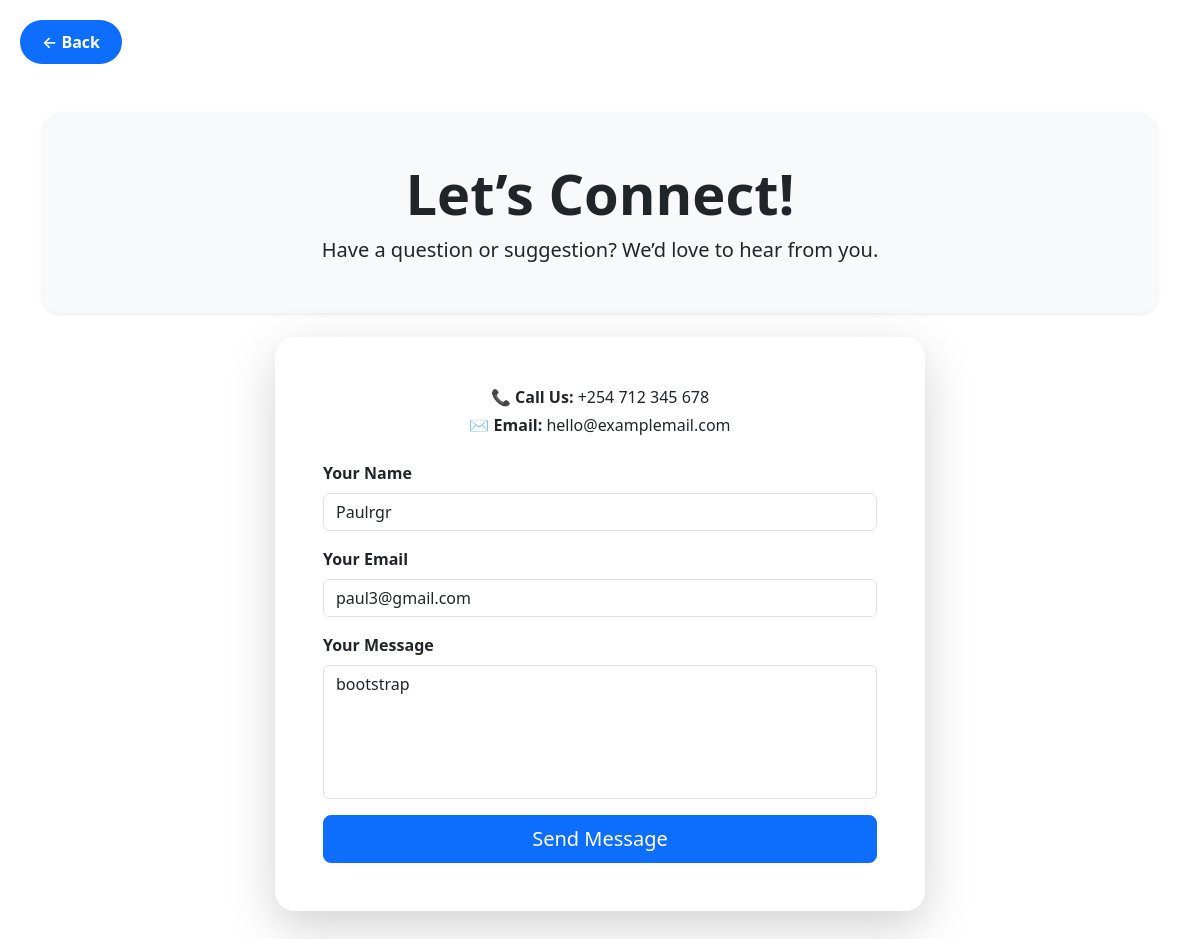
Screenshot of /edit/1 with the database file from the repository.
### webapp/models.py (models this page shows, shortened)
class Contact(models.Model):
    name = models.CharField(max_length=20)
    email = models.EmailField()
    message = models.TextField()
    category = models.CharField(max_length=50, default='General')

### webapp/views.py (the view)
# urls.py: path('edit/<int:id>', views.edit),
def edit(request, id):
    editappointment = get_object_or_404(Contact, id=id)
    if request.method == "POST":
        editappointment.name = request.POST["name"]
        editappointment.email = request.POST["email"]
        editappointment.message = request.POST["message"]
        editappointment.save()
        return redirect("show")  # or redirect('/show/')
    return render(request, "contact.html", {
        "editappointment": editappointment
    })

### templates/contact.html (shortened to what this page needs)
{% load static %}
<!DOCTYPE html>
<html lang="en">
<head>
    <link href="https://cdn.jsdelivr.net/npm/bootstrap@5.3.7/dist/css/bootstrap.min.css" rel="stylesheet">
</head>
<body>
<a href="/" class="back-btn" onclick="if (window.history.length > 1) { window.history.back(); return false; }">
&#8592; Back
</a>
<div class="container py-5">
    <div class="contact-header shadow-sm mb-4">
        <h1 class="display-4 fw-bold">Let’s Connect!</h1>
        <p class="lead mb-0">
            Have a question or suggestion? We’d love to hear from you.
        </p>
    </div>
    <div class="card contact-card shadow-lg mx-auto" style="max-width: 650px;">
        <div class="card-body p-5">
            <div class="text-center mb-4">
                <p class="mb-1"><strong>📞 Call Us:</strong> +254 712 345 678</p>
                <p><strong>✉️ Email:</strong> hello@examplemail.com</p>
            </div>
            <form method="post">
                <div class="mb-3">
                    <label for="name" class="form-label fw-semibold">Your Name</label>
                    <input type="text" value="{{editappointment.name}}" class="form-control" id="name" name="name"
                           placeholder="Enter your full name" required>
                </div>
                <div class="mb-3">
                    <label for="email" class="form-label fw-semibold">Your Email</label>
                    <input type="email" value="{{editappointment.email}}" class="form-control" id="email" name="email"
                           placeholder="you@gmail.com" required>
                </div>
                <div class="mb-3">
                    <label for="message" class="form-label fw-semibold">Your Message</label>
                    <textarea class="form-control" id="message" name="message"
                              rows="5" placeholder="any suggestion..." required>{{editappointment.message}} </textarea>
                </div>
                <div class="d-grid">
                    <button type="submit" class="btn btn-primary btn-lg">
                        Send Message
                    </button>
                </div>
            </form>
        </div>
    </div>
</div>
</body>
</html>

### templates/contact.html (style rules this page uses)
body { background-color: #fff; min-height: 100vh; }
.contact-card { border: none; border-radius: 20px; }
.contact-header { background-color: #f8f9fa; color: #212529; padding: 3rem 1rem; text-align: center; border-radius: 20px; }
textarea.form-control { resize: none; }
.back-btn { display: inline-block; margin: 20px 20px 0; padding: 10px 22px; background: #0d6efd; color: #fff; border-radius: 25px; font-size: 1rem; font-weight: 600; font-family: inherit; text-decoration: none; transition: all 0.3s ease; }

### rows the page displays
Contact: name "Paulrgr", email "paul3@gmail.com", message "bootstrap"
